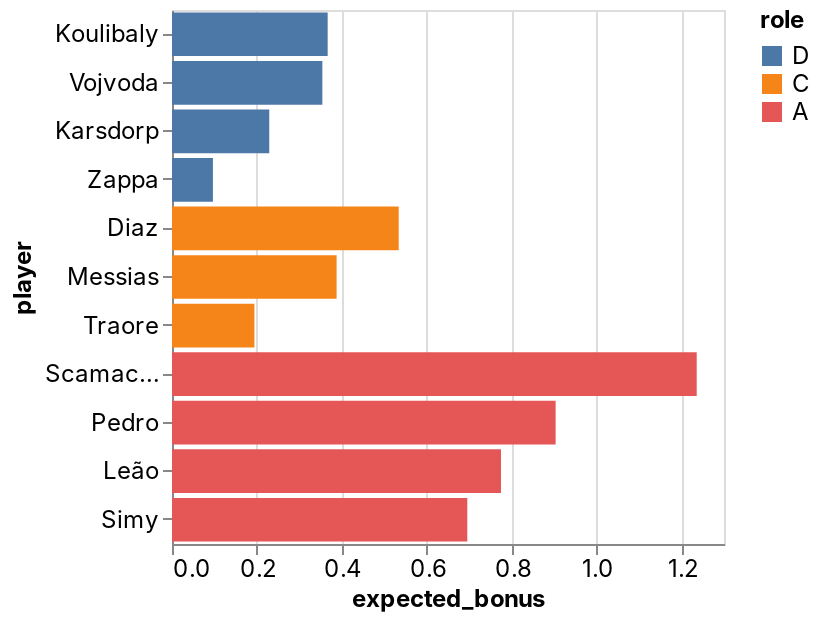

Notebook code cell kept with this figure:
### Code cell
_deepnote_run_altair(team, """{"$schema":"https://vega.github.io/schema/vega-lite/v4.json","mark":{"type":"bar","tooltip":{"content":"data"}},"height":220,"autosize":{"type":"fit"},"data":{"name":"placeholder"},"encoding":{"x":{"field":"expected_bonus","type":"quantitative","sort":null,"scale":{"type":"linear","zero":false}},"y":{"field":"player","type":"nominal","sort":null,"scale":{"type":"linear","zero":true}},"color":{"field":"role","type":"nominal","sort":null,"scale":{"type":"linear","zero":false}}}}""")

### Figure 1 — Vega-Lite specification as saved in the notebook (floating-point values rounded to 4 significant figures)
{"config": {"view": {"continuousWidth": 400, "continuousHeight": 300}, "area": {"fill": "#51C0E9"}, "axis": {"labelFont": "Inter, sans-serif", "labelFontSize": 12, "labelFontWeight": "normal", "labelLimit": 60, "labelOverlap": "greedy", "titleFont": "Inter, sans-serif", "titleFontSize": 12, "titleFontWeight": "bold"}, "background": "#ffffff", "legend": {"labelFont": "Inter, sans-serif", "labelFontSize": 12, "titleFont": "Inter, sans-serif", "titleFontSize": 12, "titleFontWeight": "bold"}, "line": {"stroke": "#51C0E9", "strokeWidth": 2}, "rect": {"fill": "#51C0E9"}, "title": {"anchor": "start", "color": "#000000", "font": "Inter, sans-serif", "fontSize": 22, "fontWeight": "normal"}}, "data": {"name": "data-24470edad0572416f069e6c641144e51"}, "mark": {"type": "bar", "tooltip": {"content": "data"}}, "autosize": {"type": "fit"}, "encoding": {"color": {"type": "nominal", "field": "role", "scale": {"type": "linear", "zero": false}, "sort": null}, "x": {"type": "quantitative", "field": "expected_bonus", "scale": {"type": "linear", "zero": false}, "sort": null}, "y": {"type": "nominal", "field": "player", "scale": {"type": "linear", "zero": true}, "sort": null}}, "height": 300, "width": "container", "$schema": "https://vega.github.io/schema/vega-lite/v4.json", "datasets": {"data-24470edad0572416f069e6c641144e51": [{"fanta_team": "Scansuolo ", "role": "D", "player": "Koulibaly", "home_team": "Napoli", "away_team": "Salernitana", "date": "2022-01-23T00:00:00", "expected_bonus": 0.3666}, {"fanta_team": "Scansuolo ", "role": "D", "player": "Vojvoda", "home_team": "Torino", "away_team": "Sassuolo", "date": "2022-01-23T00:00:00", "expected_bonus": 0.3541}, {"fanta_team": "Scansuolo ", "role": "D", "player": "Karsdorp", "home_team": "Empoli", "away_team": "Roma", "date": "2022-01-23T00:00:00", "expected_bonus": 0.229}, {"fanta_team": "Scansuolo ", "role": "D", "player": "Zappa", "home_team": "Cagliari", "away_team": "Fiorentina", "date": "2022-01-23T00:00:00", "expected_bonus": 0.0964}, {"fanta_team": "Scansuolo ", "role": "C", "player": "Diaz", "home_team": "AC Milan", "away_team": "Juventus", "date": "2022-01-23T00:00:00", "expected_bonus": 0.5339}, {"fanta_team": "Scansuolo ", "role": "C", "player": "Messias", "home_team": "AC Milan", "away_team": "Juventus", "date": "2022-01-23T00:00:00", "expected_bonus": 0.3877}, {"fanta_team": "Scansuolo ", "role": "C", "player": "Traore", "home_team": "Torino", "away_team": "Sassuolo", "date": "2022-01-23T00:00:00", "expected_bonus": 0.194}, {"fanta_team": "Scansuolo ", "role": "A", "player": "Scamacca", "home_team": "Torino", "away_team": "Sassuolo", "date": "2022-01-23T00:00:00", "expected_bonus": 1.236}, {"fanta_team": "Scansuolo ", "role": "A", "player": "Pedro", "home_team": "Cagliari", "away_team": "Fiorentina", "date": "2022-01-23T00:00:00", "expected_bonus": 0.9035}, {"fanta_team": "Scansuolo ", "role": "A", "player": "Leão", "home_team": "AC Milan", "away_team": "Juventus", "date": "2022-01-23T00:00:00", "expected_bonus": 0.7748}, {"fanta_team": "Scansuolo ", "role": "A", "player": "Simy", "home_team": "Napoli", "away_team": "Salernitana", "date": "2022-01-23T00:00:00", "expected_bonus": 0.6954}]}}
